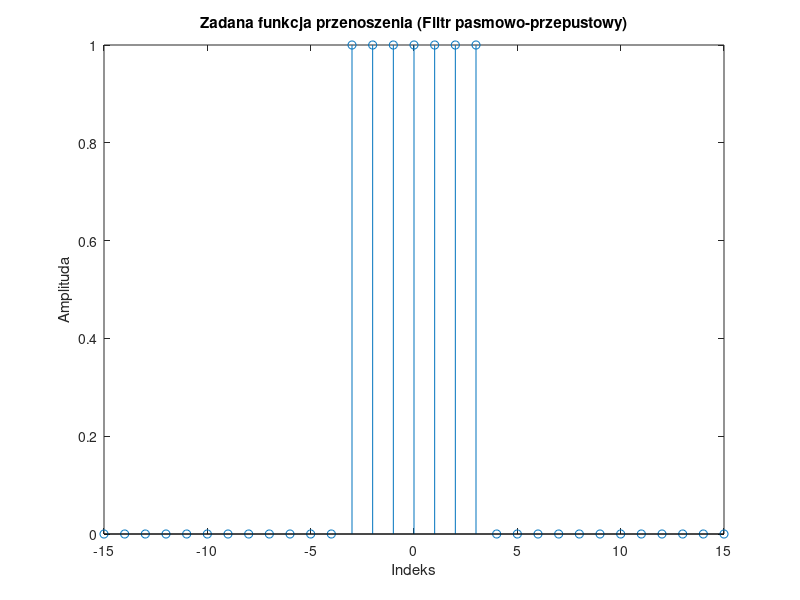
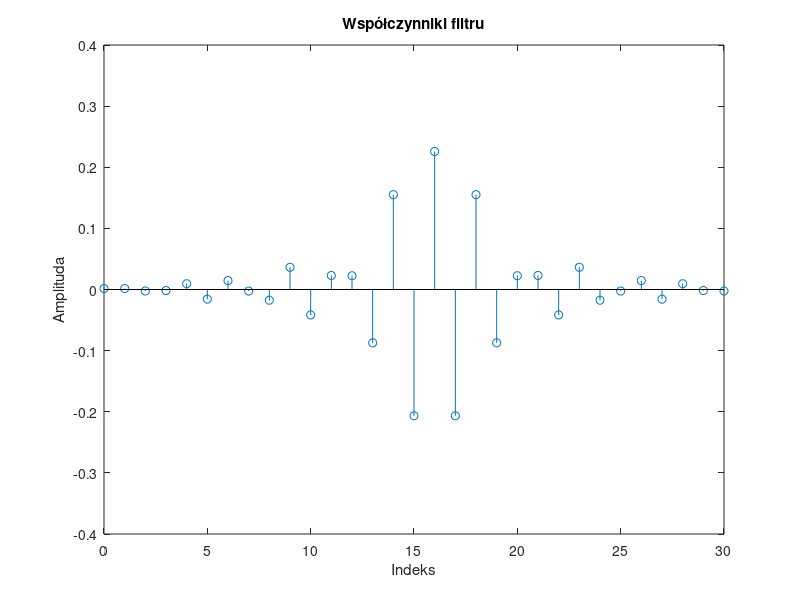
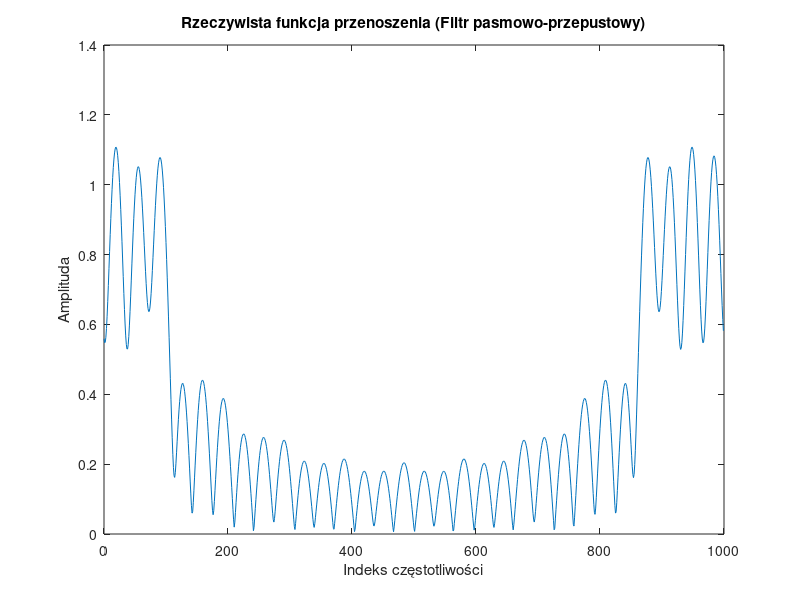

These figures' MATLAB source, in order:
%% Projektowanie filtrów FIR
clear; clc; close all;

%% Definicja filtru
N = 31;                  % Rząd filtru (liczba współczynników)
K = 7;                   % Ilość jedynek (szerokość impulsu prostokątnego)
lowerFreq = 0.2;         % Dolna częstotliwość graniczna pasma przenoszenia
upperFreq = 0.4;         % Górna częstotliwość graniczna pasma przenoszenia

% Tworzymy filtr - impuls szerokości K symetrycznie otoczony zerami
zerosBefore = floor((N - K) / 2);
zerosAfter = ceil((N - K) / 2);

requestedH = [zeros(1, zerosBefore), ones(1, K), zeros(1, zerosAfter)];

%% Wykres zadanej funkcji przenoszenia
indexesSym = [-ceil(N/2) + 1 : floor(N/2)];

figure, stem(indexesSym, requestedH);
title('Zadana funkcja przenoszenia (Filtr pasmowo-przepustowy)');
xlabel('Indeks');
ylabel('Amplituda');
xlim([-ceil(N/2) + 1  floor(N/2)]);

%% Obliczenie współczynników filtru

% Obliczanie transformaty odwrotnej DFT
timeResponse = ifftshift(ifft(requestedH));

indexes = 0 : N-1;

figure, stem(indexes, timeResponse);
title('Współczynniki filtru');
xlabel('Indeks');
ylabel('Amplituda');
xlim([0, N-1]);

%% Spectral Reversal
shiftedHlp = timeResponse; % Skopiowanie przesuniętych współczynników

% Obliczenie indeksów granicznych pasma przenoszenia
lowerIdx = round(lowerFreq * N); % Dolny indeks pasma przenoszenia
upperIdx = round(upperFreq * N); % Górny indeks pasma przenoszenia

% Tworzenie filtru pasmowo-przepustowego poprzez mnożenie przez sinus
shiftedHbp = shiftedHlp;
shiftedHbp(lowerIdx:upperIdx) = shiftedHlp(lowerIdx:upperIdx) .* sin(pi * (lowerIdx:upperIdx));

% Przesunięcie wartości odwrotnych w pasmie zaporowym
shiftedHbp(1:lowerIdx-1) = -shiftedHlp(1:lowerIdx-1);
shiftedHbp(upperIdx+1:end) = -shiftedHlp(upperIdx+1:end);

% Przesunięcie z powrotem do pierwotnej konfiguracji
shiftedHbp = circshift(shiftedHbp, -floor(N/2));

%% Obliczenie i wykres rzeczywistej funkcji przenoszenia
% Obliczamy transformatę DFT wraz z zero padding = 1000
realHbp = fftshift(fft(shiftedHbp, 1000));
spectrumIdx = 0 : length(realHbp) - 1;

figure, plot(spectrumIdx, abs(realHbp));
title('Rzeczywista funkcja przenoszenia (Filtr pasmowo-przepustowy)');
xlabel('Indeks częstotliwości');
ylabel('Amplituda');